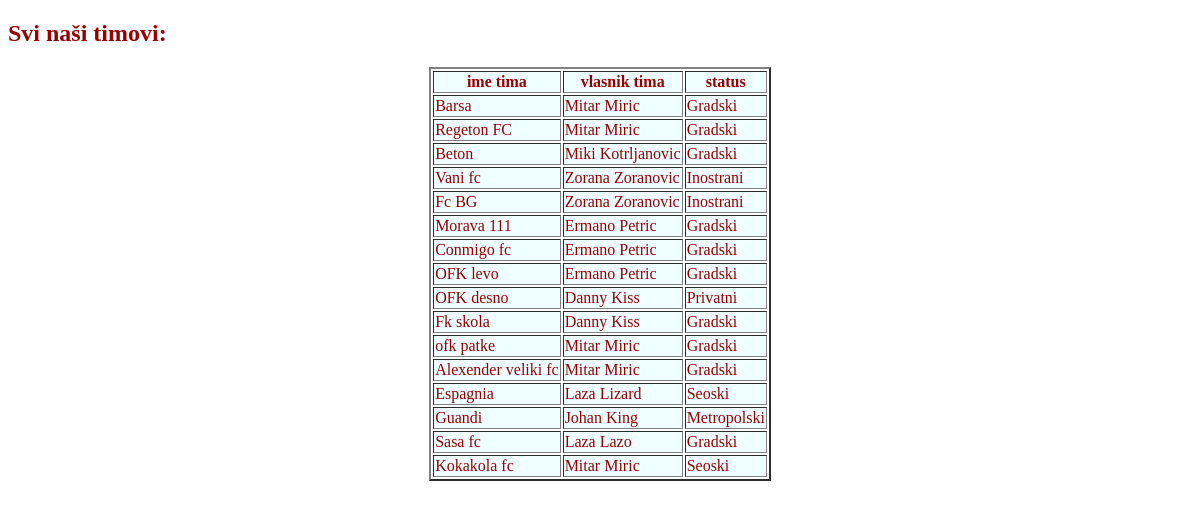
The app's page /svitimovi.php with its own data.
### tables this page shows
CREATE TABLE `tim` (
  `idTima` int(11) NOT NULL,
  `imeTima` varchar(30) NOT NULL,
  `vlasnikID` int(11) NOT NULL,
  `statusID` int(11) NOT NULL
);

CREATE TABLE `vlasnik` (
  `vlasnikID` int(11) NOT NULL,
  `imeVlasnika` varchar(30) NOT NULL,
  `prezimeVlasnika` varchar(30) NOT NULL,
  `zemljaPorekla` varchar(50) NOT NULL
);

CREATE TABLE `status` (
  `statusID` int(11) NOT NULL,
  `imeStatusa` varchar(50) NOT NULL
);

### svitimovi.php (the view, shortened to what this page needs)
<!DOCTYPE html>
<html lang="en">
<head>
</head>
<body>
</body>
</html>
<?php
  include "konekcija.php";
  echo "<h2>Svi naši timovi: </h2>";
  $sqlUpit = "SELECT * FROM tim JOIN vlasnik USING(vlasnikID) JOIN status USING(statusID)";
  $rez = mysqli_query($link, $sqlUpit);
  echo "<table border=2>";
  echo "<tr>";
    echo "<th>"; echo "ime tima"; "</th>";
    echo "<th>"; echo "vlasnik tima"; "</th>";
    echo "<th>"; echo "status"; echo "</th>";
  echo "</tr>";
    while($tim = mysqli_fetch_array($rez))
    {
      echo "<tr>";
         echo "<td>"; echo $tim['imeTima'];  echo "</td>";
         echo "<td>"; echo $tim['imeVlasnika'].' '.$tim['prezimeVlasnika'];
         echo "<td>"; echo $tim['imeStatusa'];  echo "</td>";
      echo "</tr>";
    }
  echo "</table>";
?>

### svitimovi.php (style rules this page uses)
body { padding: 0; font-weight: 10px; background: url("stadium.jpg"); background-size: 1700px 950px; color: #990000; }
th { background-color: azure; }
td { background-color: azure; }
table { margin-left: auto; margin-right: auto; }

### records on screen
tim: imeTima "Barsa", vlasnikID.imeVlasnika "Mitar", vlasnikID.prezimeVlasnika "Miric", statusID.imeStatusa "Gradski"
tim: imeTima "Regeton FC", vlasnikID.imeVlasnika "Mitar", vlasnikID.prezimeVlasnika "Miric", statusID.imeStatusa "Gradski"
tim: imeTima "Beton", vlasnikID.imeVlasnika "Miki", vlasnikID.prezimeVlasnika "Kotrljanovic", statusID.imeStatusa "Gradski"
tim: imeTima "Vani fc", vlasnikID.imeVlasnika "Zorana", vlasnikID.prezimeVlasnika "Zoranovic", statusID.imeStatusa "Inostrani"
tim: imeTima "Fc BG", vlasnikID.imeVlasnika "Zorana", vlasnikID.prezimeVlasnika "Zoranovic", statusID.imeStatusa "Inostrani"
tim: imeTima "Morava 111", vlasnikID.imeVlasnika "Ermano", vlasnikID.prezimeVlasnika "Petric", statusID.imeStatusa "Gradski"
tim: imeTima "Conmigo fc", vlasnikID.imeVlasnika "Ermano", vlasnikID.prezimeVlasnika "Petric", statusID.imeStatusa "Gradski"
tim: imeTima "OFK levo", vlasnikID.imeVlasnika "Ermano", vlasnikID.prezimeVlasnika "Petric", statusID.imeStatusa "Gradski"
tim: imeTima "OFK desno", vlasnikID.imeVlasnika "Danny", vlasnikID.prezimeVlasnika "Kiss", statusID.imeStatusa "Privatni"
tim: imeTima "Fk skola", vlasnikID.imeVlasnika "Danny", vlasnikID.prezimeVlasnika "Kiss", statusID.imeStatusa "Gradski"
tim: imeTima "ofk patke", vlasnikID.imeVlasnika "Mitar", vlasnikID.prezimeVlasnika "Miric", statusID.imeStatusa "Gradski"
tim: imeTima "Alexender veliki fc", vlasnikID.imeVlasnika "Mitar", vlasnikID.prezimeVlasnika "Miric", statusID.imeStatusa "Gradski"
tim: imeTima "Espagnia", vlasnikID.imeVlasnika "Laza", vlasnikID.prezimeVlasnika "Lizard", statusID.imeStatusa "Seoski"
tim: imeTima "Guandi", vlasnikID.imeVlasnika "Johan", vlasnikID.prezimeVlasnika "King", statusID.imeStatusa "Metropolski"
tim: imeTima "Sasa fc", vlasnikID.imeVlasnika "Laza", vlasnikID.prezimeVlasnika "Lazo", statusID.imeStatusa "Gradski"
tim: imeTima "Kokakola fc", vlasnikID.imeVlasnika "Mitar", vlasnikID.prezimeVlasnika "Miric", statusID.imeStatusa "Seoski"
